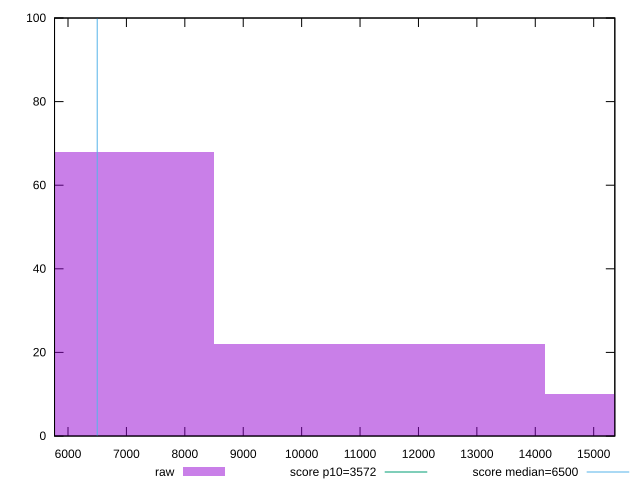

Recreate this plot in gnuplot.
reset

$raw <<EOF
5665.66493763823 68
11331.32987527646 22
16996.99481291469 10
EOF

set key outside below
set boxwidth 5665.66493763823
set xrange [5769.343000000001:15361.995000000003]
set yrange [0:100]
set trange [0:100]
set style fill transparent solid 0.5 noborder

set parametric
set terminal svg size 640, 490 enhanced background rgb 'white'
set output "reports/report_00027_2021-02-24T12-40-31.850Z/first-cpu-idle/samples/astro/raw/histogram.svg"

plot $raw title "raw" with boxes, \
     3572,t title "score p10=3572", \
     6500,t title "score median=6500"

reset
